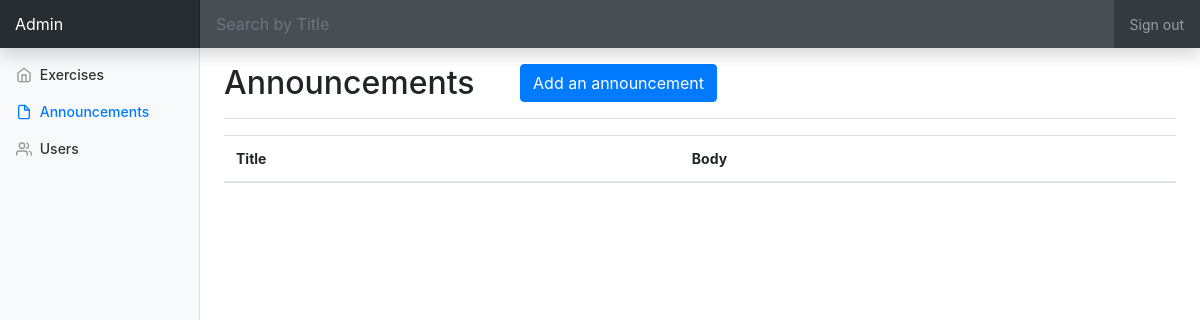
The app's page /announcements.php, older data.
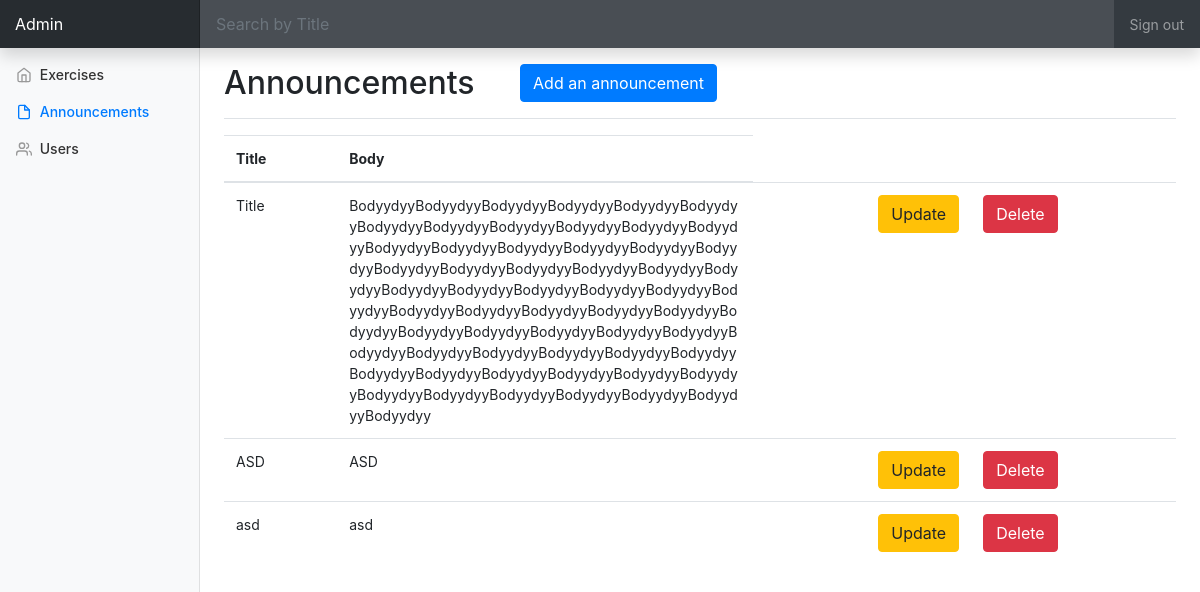
The same page, newer data.
### tables this page shows
CREATE TABLE `announcements` (
  `a_id` int(11) NOT NULL,
  `title` varchar(255) NOT NULL,
  `body` varchar(2225) NOT NULL,
  `timesubmitted` varchar(255) NOT NULL
);

### functions.php (called while the page is built, shortened)
<?php
	class dataOps{
		public $conn;
		public function __construct(){
			$this -> conn = mysqli_connect("localhost","root","","weighttrack");
		}
		public function retrieveAnnounce(){
			$sql = "SELECT * FROM announcements";
			$announceArray = array();
			$res = mysqli_query($this->conn, $sql);
			while($row = mysqli_fetch_assoc($res)){
				$announceArray[] = $row;
			}
			return $announceArray;
		}
	}
?>

### announcements.php (the view, shortened to what this page needs)
<!doctype html>
<html lang="en">
  <head>
    <?php include 'functions.php' ?>
    <link href="vendor/bootstrap/css/bootstrap.min.css" rel="stylesheet">
    <link href="css/dashboard.css" rel="stylesheet">
  </head>
  <body>
    <?php
      $dataOps = new dataOps();
      $announceArray = $dataOps->retrieveAnnounce();
    ?>
    <nav class="navbar navbar-dark fixed-top bg-dark flex-md-nowrap p-0 shadow">
      <a class="navbar-brand col-sm-3 col-md-2 mr-0" href="#">Admin</a>
      <input onkeyup="searchFunction()" id="searchInput" class="form-control form-control-dark w-100" type="text" placeholder="Search by Title" aria-label="Search">
      <ul class="navbar-nav px-3">
        <li class="nav-item text-nowrap">
          <a class="nav-link" href="userlogout.php">Sign out</a>
        </li>
      </ul>
    </nav>
    <div class="container-fluid">
      <div class="row">
        <nav class="col-md-2 d-none d-md-block bg-light sidebar">
          <div class="sidebar-sticky">
            <ul class="nav flex-column">
              <li class="nav-item">
                <a class="nav-link" href="adminpage.php">
                  <span data-feather="home"></span>
                  Exercises
                </a>
              </li>
              <li class="nav-item">
                <a class="nav-link active" href="announcements.php">
                  <span data-feather="file"></span>
                  Announcements<span class="sr-only">(current)</span>
                </a>
              </li>
              <li class="nav-item">
                <a class="nav-link" href="adminuserlist.php">
                  <span data-feather="users"></span>
                  Users
                </a>
              </li>
            </ul>
          </div>
        </nav>
        <main role="main" class="col-md-9 ml-sm-auto col-lg-10 px-4">
          <div class="d-flex justify-content-between flex-wrap flex-md-nowrap align-items-center pt-3 pb-2 mb-3 border-bottom">
            <div class="row">
              <div class="col-xs-7 col-md-5 col-lg-7">
            <h1 class="h2">Announcements</h1>
              </div>
              <div class="col-xs-2 col-md-2 col-lg-2">
            <button type="button" class="btn btn-primary pull-left" data-toggle="modal" data-target="#addModal">
            Add an announcement</button>
          </div>
            </div>
          </div>
          <table class="table table-hover usersTable" id="exerciseTable">
                      <thead>
                       <tr >
                       <th>Title</th>
                       <th>Body</th>
                       </tr>
                     </thead>
                      <?php foreach($announceArray as $row){ ?>
                      <tr>
                        <td><?php echo $row['title']; ?></td>
                        <td><?php echo $row['body']; ?></td>
                        <td><a type="button" class="btn btn-warning float-right" name="updateBtn" href="updateannounce.php?id=<?php echo $row['a_id']?>" >Update</a></td>
                        <td><a type="button" onclick="return confirm('Are you sure?')" class="btn btn-danger" name="deleteBtn" href="deleteannounce.php?id=<?php echo $row['a_id']?>">Delete</a></td>
                      </tr>
                      <?php } ?>
           </table>
        </main>
      </div>
    </div>
  </body>
</html>

Row changes from the older to the newer data that the page shows:
added announcements: title "Title", body "BodyydyyBodyydyyBodyydyyBodyydyyBodyydyyBodyydyyBodyydyyBodyydyyBodyydyyBodyydyyBodyydyyBodyydyyBodyydyyBodyydyyBodyydyyBodyydyyBodyydyyBodyydyyBodyydyyBodyydyyBodyydyyBodyydyyBodyydyyBodyydyyBodyydyyBodyydyyBodyydyyBodyydyyBodyydyyBodyydyyBodyydyyBodyydyyBodyydyyBodyydyyBodyydyyBodyydyyBodyydyyBodyydyyBodyydyyBodyydyyBodyydyyBodyydyyBodyydyyBodyydyyBodyydyyBodyydyyBodyydyyBodyydyyBodyydyyBodyydyyBodyydyyBodyydyyBodyydyyBodyydyyBodyydyyBodyydyyBodyydyyBodyydyyBodyydyyBodyydyy"
added announcements: title "ASD", body "ASD"
added announcements: title "asd", body "asd"
